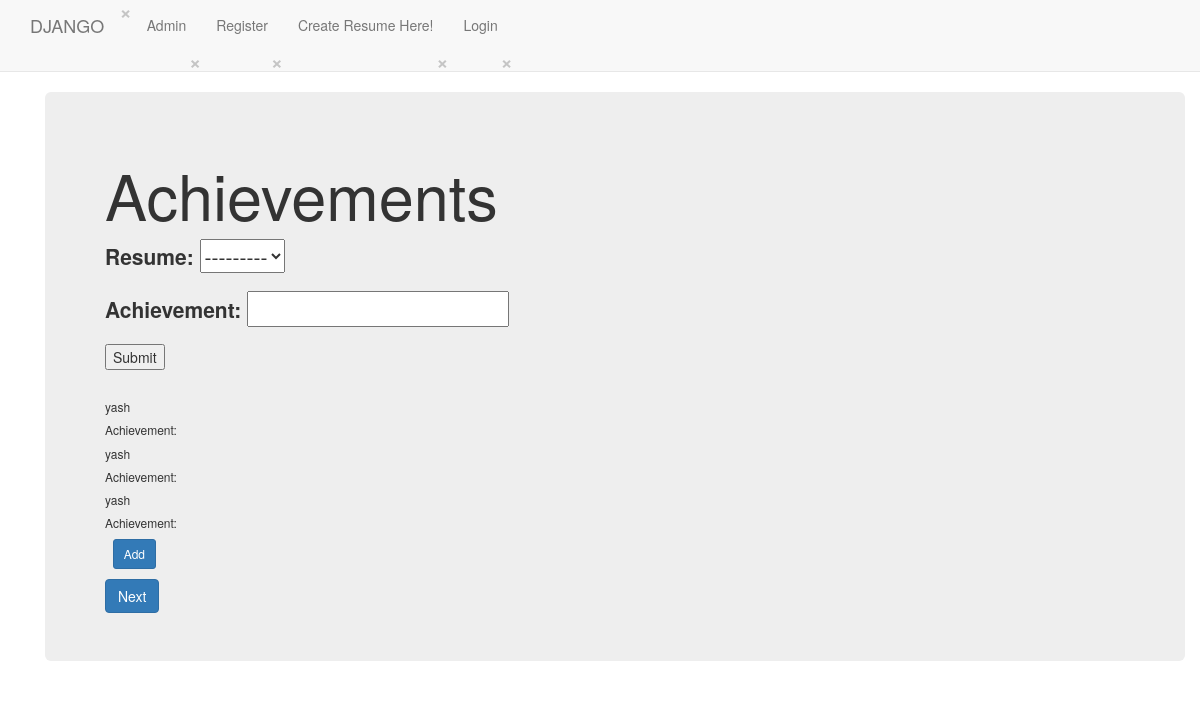
Before: /dappx/achievement/ with the older database file.
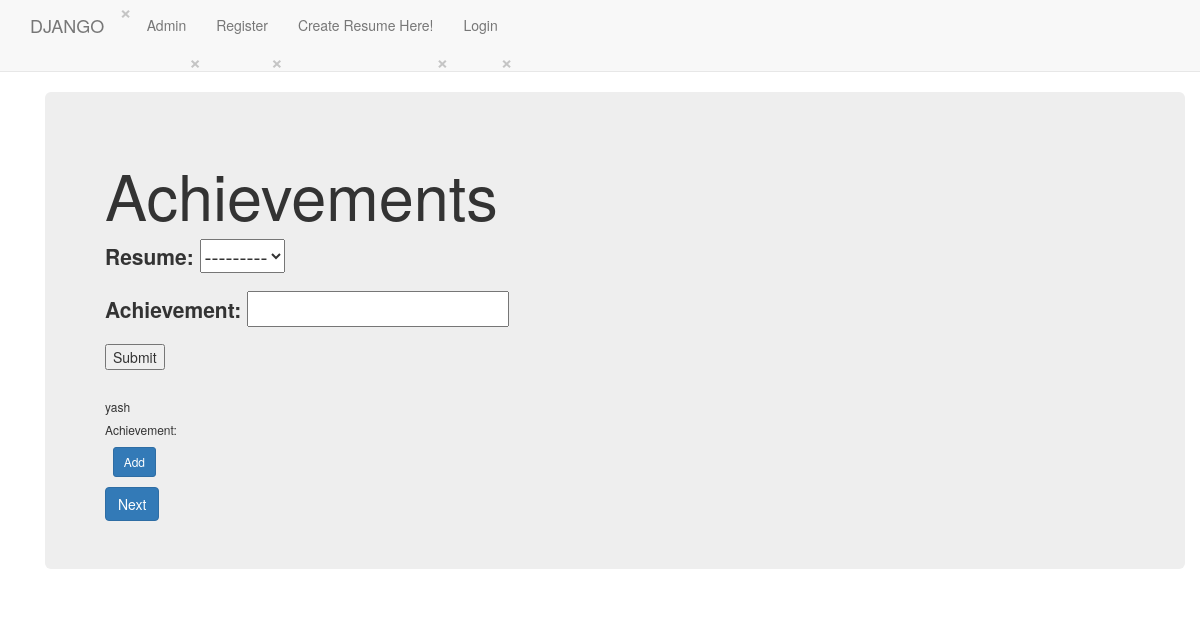
After: the same page with the newer database file.
### dappx/models.py (models this page shows)
class Achievement(models.Model):
    resume = models.ForeignKey(Resume, on_delete=models.CASCADE, blank=True)
    achievement = models.CharField(max_length=5000, blank=True, null=True)

class Resume(models.Model):
    name = models.CharField(max_length=255)
    created_at = models.DateTimeField(auto_now_add=True, editable=False)
    updated_at = models.DateTimeField(auto_now=True)
    user = models.ForeignKey(User, on_delete=models.CASCADE, blank=True)
    def __str__(self):
        return self.name

### dappx/views.py (the view, shortened to what this page needs)
class AchievementView(TemplateView):
    template_name = 'dappx/achievement.html'
    def get(self, request):
        form = AchievementForm()
        qs = Achievement.objects.all()
        args = {'form': form, 'qs': qs}
        return render(request, self.template_name, args)

### dappx/forms.py
class AchievementForm(forms.ModelForm):
    achievement = forms.CharField()
    class Meta:
        model = Achievement
        fields = "__all__"

### templates/dappx/achievement.html (shortened to what this page needs)
{% extends "dappx/base.html" %}
{% load static %}
{% block body_block %}
<div class="container">
    <div class="jumbotron">
        <h1>Achievements</h1>
        <form method="post">
            {{ form.as_p }}
            <input type="submit" value="Submit"><br>
        </form><br>
        {% for q in qs %}
        <h6>{{ q.resume }}</h6>
        <h6>Achievement: {{ q.achievements }}</h6>
        {% endfor %}
        <span onclick="newElement()" class="addBtn"> &nbsp; <button class="btn btn-primary btn-sm">Add</button></span>
        <a class="btn btn-primary" href="/dappx/hobbie">Next</a>
    </div>
</div>
{% endblock %}

Changed rows visible on the page:
removed Achievement: resume "yash"
removed Achievement: resume "yash"
